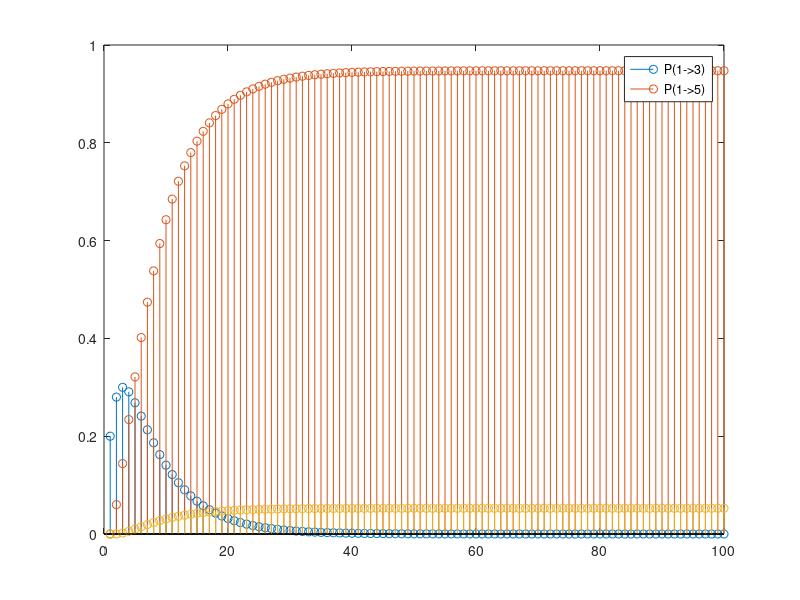

Source code (MATLAB):
clc
clear all
close all

%% Ex. 1 - a)
% valor estacionário:
% v*A = v

% matriz de transição
A = [
    0.7, 0.3; 
    0.8, 0.2
    ];

% vetor ([está presente, não está presente])
v = [1, 0];

prob = v*A^2;
prob(1)

%% b)

% matriz de transição
A = [
    0.7, 0.3; 
    0.8, 0.2
    ];

% vetor ([está presente, não está presente])
v = [0, 1];

prob = v*A^2;
prob(1)

%% c)

% matriz de transição
A = [
    0.7, 0.3; 
    0.8, 0.2
    ];

sample_size = 1e4;
weeks = 15;
results = zeros(1, sample_size);

for j=1:sample_size
    v = [1, 0];
    for week=1:weeks*2-1
        v = v*A;
    end
    results(j) = v(1);
end
mean(results)

%% d)

% matriz de transição
A = [
    0.7, 0.3; 
    0.8, 0.2
    ];

classes = 30;
results = zeros(1, classes);
v = [0.85, 0.15];

for class=1:classes
    results(class) = v(2);
    v = v*A;
end

stem(results)

%% Ex. 2 - a)


% matriz de transição
A = [
    1/3 1/4 0;
    1/3 11/20 1/2;
    1/3 1/5 1/2
];

% matriz é estocástica (soma das colunas==1)

%% b)

alunos = 90;

v = [alunos/2; alunos/4; alunos/4];

%% c)

% matriz de transição
A = [
    1/3 1/4 0;
    1/3 11/20 1/2;
    1/3 1/5 1/2
];

alunos = 90;

v = [alunos/2; alunos/4; alunos/4];

for i=1:30-1
    v = A*v;
end

round(v)

%% d)

% matriz de transição
A = [
    1/3 1/4 0;
    1/3 11/20 1/2;
    1/3 1/5 1/2
];

alunos = 90;

v = [alunos/3; alunos/3; alunos/3];

for i=1:30-1
    v = A*v;
end

round(v)

%% Ex. 3 - a)

A = rand(20);
A = A./sum(A);
% matriz não estocástica

%% b)

A = rand(20);
A = A./sum(A);
v = zeros(20, 1);
v(1) = 1;
probs = zeros(20, 100);
probs(:,1) = v(1);
for i=2:100
    v = A*v;
    probs(:,i) = v;
end

fprintf("2: %.5f\n", probs(20,2))
fprintf("5: %.5f\n", probs(20,5))
fprintf("10: %.5f\n", probs(20,10))
fprintf("100: %.5f\n", probs(20,100))

%% Ex. 4 - a)
p = 0.4;
q = 0.6;

A = [
    p^2 0 0 q^2;
    (1-p)^2 0 0 q*(1-q);
    p*(1-p) 0 0 q*(1-q);
    p*(1-p) 1 1 (1-q)^2
];

%% b)

p = 0.4;
q = 0.6;

A = [
    p^2 0 0 q^2;
    (1-p)^2 0 0 q*(1-q);
    p*(1-p) 0 0 q*(1-q);
    p*(1-p) 1 1 (1-q)^2
];

v = [1; 0; 0; 0];
probs = zeros(4, 200);
probs(:,1) = v(1);
for i=2:200
    v = A*v;
    probs(:,i) = v;
end

probs(:,5)
probs(:,10)
probs(:,100)
probs(:,200)

%% c)

p = 0.4;
q = 0.6;

A = [
    p^2 0 0 q^2;
    (1-p)^2 0 0 q*(1-q);
    p*(1-p) 0 0 q*(1-q);
    p*(1-p) 1 1 (1-q)^2
];

v = [1; 0; 0; 0];

% iterative method (not recomended)
i = 2;
while true
    v_temp = A*v;
    if v_temp == v
        v = v_temp;
        break
    end
    v = v_temp;
    i = i+1;
end

v

% algebraic method 1 (recomended)

M= [A-eye(length(A));ones(1,length(A))];
x= zeros(length(A) ,1);
x= [x; 1];

M\x

% algebraic method 2 (recomended)
M= [A-eye(length(A));ones(1,length(A))];
x= zeros(length(A) ,1);
x= [x; 1];
sol = rref([M x]);
sol(1:length(A), end)

%% Ex. 5 - a)
% Matriz não estocátsica
A = [
    .7 .2 .1;
    .2 .3 .5;
    .3 .3 .4;
];

%% b)
% P(sol->sol)*P(sol->sol)
A = [
    .7 .2 .1;
    .2 .3 .5;
    .3 .3 .4;
];
A= A';
v = [1; 0; 0];

prob = A*v;
prob(1)^2

%% c)
% P(sol->Ñ chuva)*P(Ñ chuva->Ñ chuva)

%CB: está a usar a notação errada, em MPEI usamos Xn nas colunas e Xn+1 nas
%linhas. A soma das colunas tem de dar 1 em todas as  colunas
 
A = [
    .7 .2 .1;
    .2 .3 .5;
    .3 .3 .4;
];
% CB: transpondo a matriz fica na notação correta
A= A';
% sum(A)  % CB: verifique que a soma das colunas é 1 para todas as colunas

v0 = [1; 0; 0];

% P(sol->Ñ chuva)
v1 = A*v0; %CB: daqui obtém a probabilidade da 1ª transição

prob1= sum(v1(1:2));  %CB: vai necessitar desta probabilidade mais tarde

v1(3)= 0; % CB: alterar a probabilide de chuva para zero (somatório fica < 1)
v1 = v1/sum(v1(1:2)); % normalize
% CB: pode verificar agora que a soma de probabilidades de v1 é 1 e que a
% probabilidade de chuva é zero



% P(Ñ chuva->Ñ chuva)
v2 = A*v1;
%CB: aqui já não faz sentido normalizar v2 = v2/(v2(1)+v2(2)); % normalize
prob2= sum(v2(1:2));  %CB: cálculo da probabilidade de transição de Ñ chuva->Ñ chuva
resultado= prob1 * prob2; % CB

%CB: apresentação do resultdo
fprintf('Probabilidade de não chover no 2º e 3º dias dado que no dia 1 está sol = %4.3f\n', resultado)

%% d)
A = [
    .7 .2 .1;
    .2 .3 .5;
    .3 .3 .4;
];

A= A';

v = [1; 0; 0];% 1º dia -> sol

% Janeiro -> 31 dias
v = A^30*v;

sol = round(v(1)*31)
nuvens = round(v(2)*31)
chuva = round(v(3)*31)

%% e)
A = [
    .7 .2 .1;
    .2 .3 .5;
    .3 .3 .4;
];

A= A';

v = [0; 0; 1]; % 1º dia -> chuva

% Janeiro -> 31 dias
v = A^30*v;

days = round(v*31);

sol = days(1)
nuvens = days(2)
chuva = days(3)

%% f)
A = [
    .7 .2 .1;
    .2 .3 .5;
    .3 .3 .4;
];

A= A';


p = [.1; .3; .5];

% 1º dia -> chuva
v = [0; 0; 1];

% Janeiro -> 31 dias
v = A^30*v;


days = (v*31).*p;

rheumatism_days = round(sum(days))

%% Ex. 6 - a)
    
A = [
    .8 0 0 .3 0;
    .2 .6 0 .2 0;
    0 .3 1 0 0;
    0 .1 0 .4 0;
    0 0 0 .1 1
    ];

%% b)
A = [
    .8 0 0 .3 0;
    .2 .6 0 .2 0;
    0 .3 1 0 0;
    0 .1 0 .4 0;
    0 0 0 .1 1
    ];

v = [1; 0; 0; 0; 0];

% P(1->2)
probs = [];

for n = 1:100
    v_tmp = (A^(n))*v;
    probs(n) = v_tmp(2);
end

stem(probs)
% with n->+inf, lim(probability)=0

%% c)
A = [
    .8 0 0 .3 0;
    .2 .6 0 .2 0;
    0 .3 1 0 0;
    0 .1 0 .4 0;
    0 0 0 .1 1
    ];

v = [1; 0; 0; 0; 0];

% P(1->3)
probs = [];

for n = 1:100
    v_tmp = (A^(n))*v;
    probs(n) = v_tmp(3);
end

hold on
stem(probs)



% P(1->5)
probs = [];

for n = 1:100
    v_tmp = (A^(n))*v;
    probs(n) = v_tmp(5);
end

stem(probs)
legend('P(1->3)', 'P(1->5)')

% with n->+inf, lim(probability)=x

%% d)
Q = [
    .8 0 .3;
    .2 .6 .2;
    0 .1 .4;
    ];